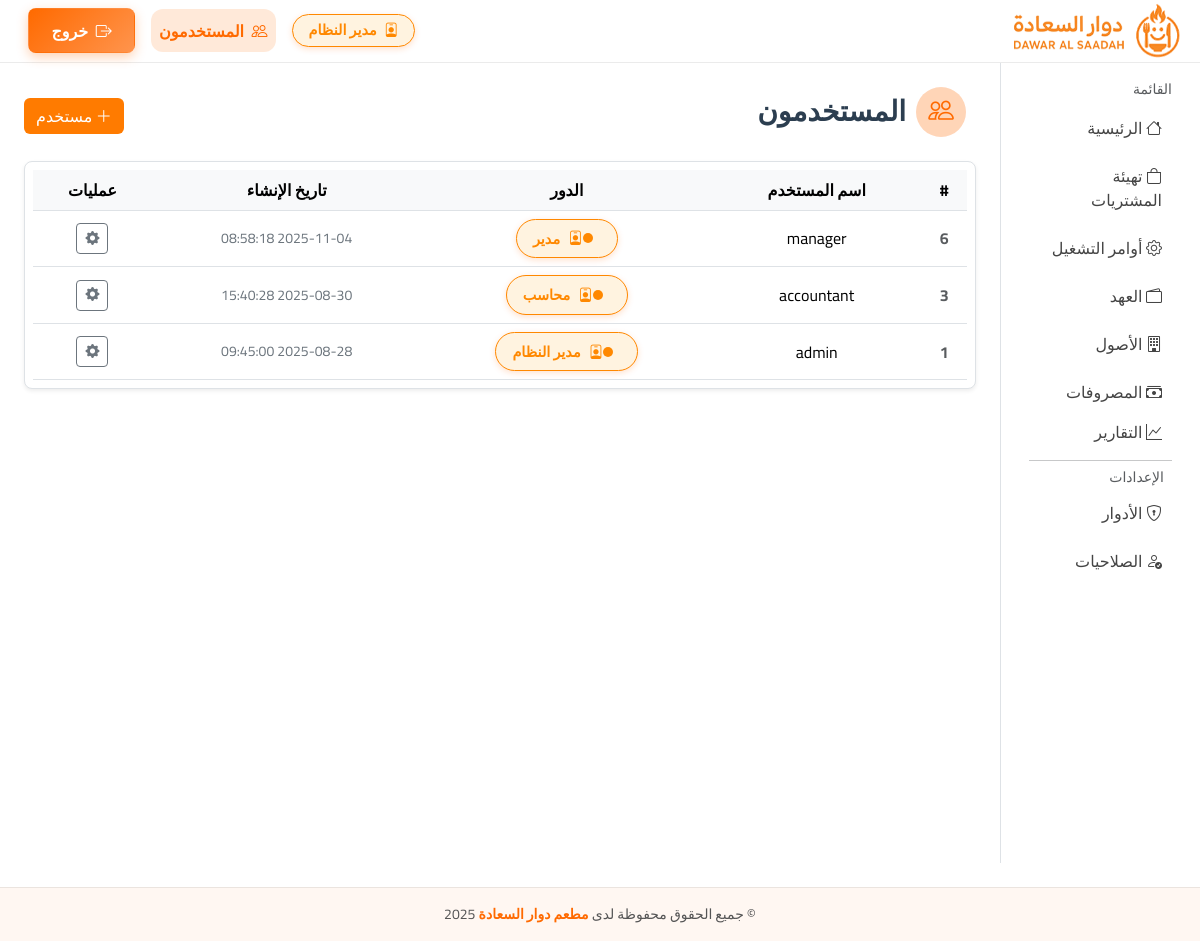
/users.php (signed in), run on the app's committed database.
### tables this page shows
CREATE TABLE `roles` (
  `id` int(11) NOT NULL,
  `name` varchar(100) NOT NULL,
  `description` varchar(255) DEFAULT NULL,
  `created_at` timestamp NULL DEFAULT current_timestamp()
);

CREATE TABLE `users` (
  `id` int(11) NOT NULL,
  `username` varchar(100) DEFAULT NULL,
  `password_hash` varchar(255) NOT NULL,
  `created_at` timestamp NOT NULL DEFAULT current_timestamp(),
  `role_id` int(11) DEFAULT NULL
);

### config/config.php (called while the page is built, shortened)
<?php
$DB_HOST = getenv('DB_HOST') ?: 'localhost';
$DB_NAME = getenv('DB_NAME') ?: 'u552468652_duwar_al_saada';
$DB_USER = getenv('DB_USER') ?: 'u552468652_duwar_al_saada';
$DB_PASS = getenv('DB_PASS') ?: 'Duwar_al_saada12345@';
try {
    $pdo = new PDO("mysql:host=$DB_HOST;dbname=$DB_NAME;charset=utf8mb4",$DB_USER,$DB_PASS,[
        PDO::ATTR_ERRMODE => PDO::ERRMODE_EXCEPTION,
        PDO::ATTR_DEFAULT_FETCH_MODE => PDO::FETCH_ASSOC
    ]);
} catch(Exception $e) {
    die('DB connection failed: '.$e->getMessage());
}
if (!function_exists('esc')) {
    function esc($s){ return htmlspecialchars((string)$s, ENT_QUOTES, 'UTF-8'); }
}
if (!function_exists('current_role')) {
    function current_role() {
        global $pdo;
        $user_id = $_SESSION['user_id'];
        $stmt = $pdo->prepare("
            SELECT r.name
            FROM users u
            JOIN roles r ON r.id = u.role_id
            WHERE u.id = ?
        ");
        $stmt->execute([$user_id]);
        $role_name = $stmt->fetchColumn();
        return $role_name ?: 'staff';
    }
}
function has_permission($perm_code) {
    global $pdo;
    $user_id = $_SESSION['user_id'];
    $role_id = $pdo->query("SELECT role_id FROM users WHERE id=$user_id")->fetchColumn();
    $stmt = $pdo->prepare("
        SELECT COUNT(*) FROM role_permissions rp
        JOIN permissions p ON p.id = rp.permission_id
        WHERE rp.role_id = ? AND p.code = ?
    ");
    $stmt->execute([$role_id, $perm_code]);
    return $stmt->fetchColumn() > 0;
}

### users.php (the view, shortened to what this page needs)
<?php require __DIR__.'/partials/header.php'; require_permission('users.view'); ?>
<?php $rows = $pdo->query("
  SELECT users.*, roles.name AS role_name
  FROM users
  LEFT JOIN roles ON users.role_id = roles.id
  ORDER BY users.id DESC
")->fetchAll();
$can_edit = in_array(current_role(), ['admin','manager']); ?>
<div class="d-flex justify-content-between align-items-center mb-3">
  <h3 class="page-title">
  <span class="stat-icon">
    <i class="bi bi-people"></i>
  </span>
   المستخدمون
 </h3>
  <?php if(has_permission('users.add')): ?>
  <button class="btn btn-orange" data-bs-toggle="modal" data-bs-target="#add"><i class="bi bi-plus-lg"></i> مستخدم</button>
  <?php endif ?>
</div>
<div class="table-responsive shadow-sm rounded-3 border bg-white p-2">
  <table class="table table-hover align-middle mb-0 custom-table">
    <thead class="table-light border-bottom small-header text-center text-secondary">
      <tr>
        <th>#</th>
        <th>اسم المستخدم</th>
        <th>الدور</th>
        <th>تاريخ الإنشاء</th>
        <?php if(has_permission('users.processes')): ?><th>عمليات</th><?php endif; ?>
      </tr>
    </thead>
    <tbody class="text-center">
      <?php foreach($rows as $r): ?>
      <tr>
        <td data-label="#" class="fw-bold text-muted"><?= $r['id'] ?></td>
        <td data-label="اسم المستخدم"><?= esc($r['username']) ?></td>
        <td data-label="الدور">
          <span class="role-badge position-relative d-inline-flex align-items-center px-3 py-2 fw-semibold">
            <span class="bullet"></span>
            <i class="bi bi-person-badge me-2"></i> <?= esc($r['role_name'] ?? '-') ?>
          </span>
        </td>
        <td data-label="تاريخ الانشاء" class="text-secondary small"><?= esc($r['created_at']) ?></td>
        <?php if(has_permission('users.processes')): ?>
          <td class="text-center">
            <button class="btn btn-sm btn-outline-secondary" data-bs-toggle="modal" data-bs-target="#actionsUser<?= $r['id'] ?>">
              <i class="bi bi-gear-fill"></i>
            </button>
          </td>
        <?php endif; ?>
      </tr>
<?php endforeach; ?>
  </tbody>
</table>
<?php require __DIR__.'/partials/footer.php'; ?>

### partials/header.php (shortened to what this page needs)
<?php
require __DIR__.'/../config/config.php';
$current_page = basename($_SERVER['PHP_SELF']);
?>
<!doctype html>
<html lang="ar" dir="rtl">
<head>
  <link href="https://cdn.jsdelivr.net/npm/bootstrap@5.3.3/dist/css/bootstrap.rtl.min.css" rel="stylesheet">
  <link href="<?= BASE_URL ?>/assets/css/theme.css" rel="stylesheet">
  <link href="https://cdn.jsdelivr.net/npm/bootstrap-icons@1.11.3/font/bootstrap-icons.css" rel="stylesheet">
</head>
<body>
<div id="page-wrapper" style="opacity:0; transition:opacity .8s ease;">
<nav class="navbar navbar-expand-lg sticky-top custom-navbar">
  <div class="container-fluid d-flex justify-content-between align-items-center">
    <a class="navbar-brand d-flex align-items-center" href="<?= BASE_URL ?>/home.php" style="text-decoration:none;">
      <img src="<?= BASE_URL ?>/assets/logo_header2.png" alt="Logo" class="logo-modern">
    </a>
    <ul class="navbar-nav ms-auto align-items-lg-center gap-3 d-none d-md-flex">
      <li class="nav-item">
        <span class="badge role-badge">
          <i class="bi bi-person-badge me-1"></i> <?= esc(current_role()) ?>
        </span>
      </li>
      <?php if(has_permission('users.view')): ?>
      <li class="nav-item">
        <a class="nav-link <?= $current_page=='users.php'?'active':'' ?>" href="<?= BASE_URL ?>/users.php">
          <i class="bi bi-people me-1"></i> المستخدمون
        </a>
      </li>
      <?php endif ?>
      <li class="nav-item">
        <a class="btn btn-logout" href="<?= BASE_URL ?>/logout.php">
          <i class="bi bi-box-arrow-right me-1"></i> خروج
        </a>
      </li>
    </ul>
  </div>
</nav>
</div>
<div class="container-fluid">
  <div class="row">
    <aside class="col-lg-2 col-md-3 border-end min-vh-100 d-none d-md-block">
      <div class="p-3">
        <div class="text-muted small mb-2">القائمة</div>
        <a class="sidebar-link d-block mb-2 <?= $current_page=='home.php'?'active':'' ?>" href="<?= BASE_URL ?>/home.php"><i class="bi bi-house"></i> الرئيسية</a>
        <?php if(has_permission('purchases.view')): ?>
        <a class="sidebar-link d-block mb-2 <?= $current_page=='purchases.php'?'active':'' ?>" href="<?= BASE_URL ?>/purchases.php"><i class="bi bi-bag"></i> تهيئة المشتريات</a>
        <?php endif ?>
        <?php if(has_permission('orders.view')): ?>
        <a class="sidebar-link d-block mb-2 <?= $current_page=='orders.php'?'active':'' ?>" href="<?= BASE_URL ?>/orders.php"><i class="bi bi-gear"></i> أوامر التشغيل</a>
        <?php endif ?>
        <?php if(has_permission('custodies.view')): ?>
        <a class="sidebar-link d-block mb-2 <?= $current_page=='custodies.php'?'active':'' ?>" href="<?= BASE_URL ?>/custodies"><i class="bi bi-wallet2"></i> العهد</a>
        <?php endif ?>
        <?php if(has_permission('assets.view')): ?>
        <a class="sidebar-link d-block mb-2 <?= $current_page=='assetes.php'?'active':'' ?>" href="<?= BASE_URL ?>/assetes.php"><i class="bi bi-building"></i> الأصول</a>
        <?php endif ?>
        <?php if(has_permission('expenses.view')): ?>
        <a class="sidebar-link d-block <?= $current_page=='expenses.php'?'active':'' ?>" href="<?= BASE_URL ?>/expenses.php"><i class="bi bi-cash-stack"></i> المصروفات</a>
        <?php endif ?>
        <?php if(has_permission('reports.view')): ?>
        <a class="sidebar-link d-block <?= $current_page=='reports.php'?'active':'' ?>" href="<?= BASE_URL ?>/reports.php"><i class="bi bi-graph-up"></i> التقارير</a>
        <?php endif ?>
        <?php if(has_permission('settings.edit')): ?>
        <hr class="my-2">
        <h6 class="text-muted small px-2">الإعدادات</h6>
        <?php if(has_permission('roles.view')): ?>
        <a class="sidebar-link d-block mb-2 <?= $current_page=='roles.php'?'active':'' ?>" href="<?= BASE_URL ?>/roles.php">
            <i class="bi bi-shield-lock"></i> الأدوار
        </a>
        <?php endif ?>
        <?php if(has_permission('permissions.view')): ?>
        <a class="sidebar-link d-block mb-2 <?= $current_page=='permissions.php'?'active':'' ?>" href="<?= BASE_URL ?>/permissions.php">
            <i class="bi bi-person-check"></i> الصلاحيات
        </a>
        <?php endif ?>
        <?php endif ?>
      </div>
    </aside>
    <main class="col-12 col-md-9 col-lg-10 p-4">

### assets/css/theme.css (style rules this page uses)
:root { --orange:#ff6a00; --orange-soft:rgba(255,106,0,.12); --ink:#1f2328; }
* { font-family:'Cairo',system-ui,Arial; }
.btn-orange { background:var(--orange);color:#fff;border:none }
.sidebar-link { display:block;padding:.6rem .8rem;border-radius:.8rem;color:#333;text-decoration:none }

### partials/header.php (style rules this page uses)
.sidebar-link.active, .nav-link.active { background-color: #ff6600; color: #fff !important; border-radius: 6px; }
.custom-navbar { background: rgba(255,255,255,0.85); backdrop-filter: blur(10px); border-bottom: 1px solid rgba(0,0,0,0.08); padding: .7rem 1rem; }
.role-badge { background: #fff3e6; color: #ff6a00; font-weight: 600; border-radius: 50px; padding: .5rem 1rem; box-shadow: 0 2px 6px rgba(255,106,0,.2); }
.navbar .nav-link { font-weight: 500; padding: .6rem 1.2rem; border-radius: 12px; color: #555 !important; transition: all .2s ease; }
.navbar .nav-link.active { background: rgba(255,106,0,.15); color: #ff6a00 !important; font-weight: 600; }
.btn-logout { background: linear-gradient(135deg,#ff6a00,#ff944d); color: #fff; font-weight: 600; padding: .6rem 1.4rem; border-radius: 50px; box-shadow: 0 4px 12px rgba(255,106,0,.3); transition: all .3s ease; }
.custom-navbar { padding-top: 0.05rem !important; padding-bottom: 0.05rem !important; }
.custom-navbar .navbar-brand img { height:50px !important; width:50px !important; }
.stat-icon { width: 50px; height: 50px; background: rgba(255, 106, 0, 0.1); color: #ff6a00; display: flex; align-items: center; justify-content: center; border-radius: 50%; font-size: 1.6rem; margin-right: 10px; position: relative; transition: transform 0.6s ease; }
.stat-icon::after { content: ''; position: absolute; width: 100%; height: 100%; border-radius: 50%; background: rgba(255, 106, 0, 0.2); animation: pulse 1.5s infinite; top: 0; left: 0; z-index: -1; }
.page-title { font-weight: 700; color: #2c3e50; display: flex; align-items: center; gap: 10px; }
.role-badge { background-color: #fff3e0; color: #ff8800; border: 1px solid #ff8800; border-radius: 50px; font-size: 0.9rem; transition: all 0.3s ease; }
.role-badge .bullet { width: 10px; height: 10px; background-color: #ff8800; border-radius: 50%; margin-right: 8px; display: inline-block; animation: pulse 1.5s infinite; }
@media (min-width: 768px) { .custom-table td, .custom-table th { white-space: nowrap; } }
.sidebar-link { color: #444; padding: 8px 10px; border-radius: 8px; transition: 0.2s ease; }
.btn-logout { background-color: #ff7b00; color: #fff; border-radius: 8px; transition: 0.2s; }
.btn-orange { background-color: #ff7b00; transition: all 0.3s ease; }
.logo-modern { margin-right:50px; height: 150px !important; width: auto; box-shadow: none !important; transition: transform 0.3s ease, filter 0.3s ease; object-fit: contain; transform: scale(3.4); }

### data on the page
roles: name "مدير النظام"
users: id "6", username "manager", role.name "مدير", created_at "2025-11-04 08:58:18"
users: id "3", username "accountant", role.name "محاسب", created_at "2025-08-30 15:40:28"
users: id "1", username "admin", role.name "مدير النظام", created_at "2025-08-28 09:45:00"
